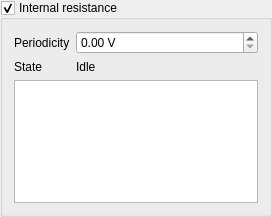
<?xml version="1.0" encoding="UTF-8"?>
<ui version="4.0">
 <class>is_enabled</class>
 <widget class="QGroupBox" name="is_enabled">
  <property name="geometry">
   <rect>
    <x>0</x>
    <y>0</y>
    <width>272</width>
    <height>217</height>
   </rect>
  </property>
  <property name="title">
   <string>Internal resistance</string>
  </property>
  <property name="checkable">
   <bool>true</bool>
  </property>
  <layout class="QVBoxLayout" name="verticalLayout_2">
   <item>
    <layout class="QFormLayout" name="formLayout">
     <item row="1" column="0">
      <widget class="QLabel" name="label_2">
       <property name="text">
        <string>State</string>
       </property>
      </widget>
     </item>
     <item row="1" column="1">
      <widget class="QLabel" name="stateLabel">
       <property name="text">
        <string>Idle</string>
       </property>
      </widget>
     </item>
     <item row="0" column="0">
      <widget class="QLabel" name="label">
       <property name="text">
        <string>Periodicity</string>
       </property>
      </widget>
     </item>
     <item row="0" column="1">
      <widget class="QDoubleSpinBox" name="measurePeriod">
       <property name="suffix">
        <string> V</string>
       </property>
       <property name="decimals">
        <number>2</number>
       </property>
       <property name="singleStep">
        <double>0.100000000000000</double>
       </property>
      </widget>
     </item>
    </layout>
   </item>
   <item>
    <widget class="QTableView" name="resultsTable"/>
   </item>
  </layout>
 </widget>
 <resources/>
 <connections/>
</ui>
